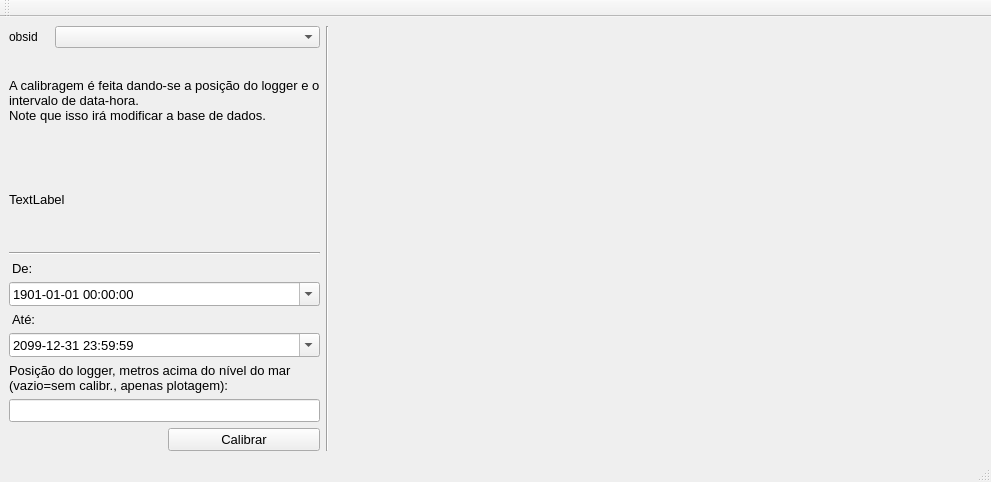
<?xml version="1.0" encoding="UTF-8"?>
<ui version="4.0">
 <class>MainWindow</class>
 <widget class="QMainWindow" name="MainWindow">
  <property name="geometry">
   <rect>
    <x>0</x>
    <y>0</y>
    <width>991</width>
    <height>482</height>
   </rect>
  </property>
  <property name="windowTitle">
   <string>Gerador de gráfico personalizado para o plugin Midvatten</string>
  </property>
  <widget class="QWidget" name="centralwidget">
   <layout class="QGridLayout" name="gridLayout_3">
    <item row="0" column="0">
     <layout class="QGridLayout" name="gridLayout_2">
      <item row="0" column="0" colspan="2">
       <layout class="QHBoxLayout" name="horizontalLayout">
        <item>
         <widget class="QLabel" name="table_QLabel">
          <property name="sizePolicy">
           <sizepolicy hsizetype="Fixed" vsizetype="Fixed">
            <horstretch>0</horstretch>
            <verstretch>0</verstretch>
           </sizepolicy>
          </property>
          <property name="minimumSize">
           <size>
            <width>40</width>
            <height>0</height>
           </size>
          </property>
          <property name="font">
           <font>
            <pointsize>9</pointsize>
           </font>
          </property>
          <property name="text">
           <string>obsid</string>
          </property>
          <property name="buddy">
           <cstring>combobox_obsid</cstring>
          </property>
         </widget>
        </item>
        <item>
         <widget class="QComboBox" name="combobox_obsid">
          <property name="sizePolicy">
           <sizepolicy hsizetype="Expanding" vsizetype="Fixed">
            <horstretch>0</horstretch>
            <verstretch>0</verstretch>
           </sizepolicy>
          </property>
          <property name="minimumSize">
           <size>
            <width>87</width>
            <height>0</height>
           </size>
          </property>
          <property name="maximumSize">
           <size>
            <width>20000</width>
            <height>16777215</height>
           </size>
          </property>
          <property name="font">
           <font>
            <pointsize>9</pointsize>
           </font>
          </property>
         </widget>
        </item>
       </layout>
      </item>
      <item row="0" column="2" rowspan="6">
       <widget class="Line" name="line">
        <property name="sizePolicy">
         <sizepolicy hsizetype="Fixed" vsizetype="Expanding">
          <horstretch>0</horstretch>
          <verstretch>0</verstretch>
         </sizepolicy>
        </property>
        <property name="minimumSize">
         <size>
          <width>0</width>
          <height>400</height>
         </size>
        </property>
        <property name="orientation">
         <enum>Qt::Vertical</enum>
        </property>
       </widget>
      </item>
      <item row="1" column="0" colspan="2">
       <widget class="QLabel" name="label_7">
        <property name="font">
         <font>
          <family>Arial</family>
          <pointsize>10</pointsize>
         </font>
        </property>
        <property name="text">
         <string>A calibragem é feita dando-se a posição do logger e o intervalo de data-hora.
Note que isso irá modificar a base de dados.</string>
        </property>
        <property name="wordWrap">
         <bool>true</bool>
        </property>
       </widget>
      </item>
      <item row="2" column="0">
       <widget class="QLabel" name="INFO">
        <property name="sizePolicy">
         <sizepolicy hsizetype="Preferred" vsizetype="Preferred">
          <horstretch>0</horstretch>
          <verstretch>0</verstretch>
         </sizepolicy>
        </property>
        <property name="font">
         <font>
          <family>Arial</family>
          <pointsize>10</pointsize>
         </font>
        </property>
        <property name="text">
         <string>TextLabel</string>
        </property>
        <property name="wordWrap">
         <bool>true</bool>
        </property>
       </widget>
      </item>
      <item row="3" column="0" colspan="2">
       <widget class="Line" name="line_2">
        <property name="sizePolicy">
         <sizepolicy hsizetype="MinimumExpanding" vsizetype="Fixed">
          <horstretch>0</horstretch>
          <verstretch>0</verstretch>
         </sizepolicy>
        </property>
        <property name="font">
         <font>
          <family>Arial</family>
          <pointsize>10</pointsize>
         </font>
        </property>
        <property name="orientation">
         <enum>Qt::Horizontal</enum>
        </property>
       </widget>
      </item>
      <item row="4" column="0" colspan="2">
       <layout class="QGridLayout" name="gridLayout">
        <item row="0" column="0">
         <widget class="QLabel" name="label_8">
          <property name="sizePolicy">
           <sizepolicy hsizetype="MinimumExpanding" vsizetype="Fixed">
            <horstretch>0</horstretch>
            <verstretch>0</verstretch>
           </sizepolicy>
          </property>
          <property name="font">
           <font>
            <family>Arial</family>
            <pointsize>10</pointsize>
           </font>
          </property>
          <property name="text">
           <string>De:</string>
          </property>
          <property name="alignment">
           <set>Qt::AlignLeading|Qt::AlignLeft|Qt::AlignVCenter</set>
          </property>
          <property name="indent">
           <number>3</number>
          </property>
         </widget>
        </item>
        <item row="1" column="0">
         <widget class="QDateTimeEdit" name="FromDateTime">
          <property name="sizePolicy">
           <sizepolicy hsizetype="MinimumExpanding" vsizetype="Fixed">
            <horstretch>0</horstretch>
            <verstretch>0</verstretch>
           </sizepolicy>
          </property>
          <property name="minimumSize">
           <size>
            <width>0</width>
            <height>0</height>
           </size>
          </property>
          <property name="font">
           <font>
            <family>Arial</family>
            <pointsize>10</pointsize>
           </font>
          </property>
          <property name="wrapping">
           <bool>false</bool>
          </property>
          <property name="frame">
           <bool>true</bool>
          </property>
          <property name="specialValueText">
           <string/>
          </property>
          <property name="keyboardTracking">
           <bool>true</bool>
          </property>
          <property name="dateTime">
           <datetime>
            <hour>0</hour>
            <minute>0</minute>
            <second>0</second>
            <year>1901</year>
            <month>1</month>
            <day>1</day>
           </datetime>
          </property>
          <property name="displayFormat">
           <string>yyyy-MM-dd HH:mm:ss</string>
          </property>
          <property name="calendarPopup">
           <bool>true</bool>
          </property>
         </widget>
        </item>
        <item row="2" column="0">
         <widget class="QLabel" name="label_9">
          <property name="sizePolicy">
           <sizepolicy hsizetype="MinimumExpanding" vsizetype="Fixed">
            <horstretch>0</horstretch>
            <verstretch>0</verstretch>
           </sizepolicy>
          </property>
          <property name="font">
           <font>
            <family>Arial</family>
            <pointsize>10</pointsize>
           </font>
          </property>
          <property name="text">
           <string>Até:</string>
          </property>
          <property name="alignment">
           <set>Qt::AlignLeading|Qt::AlignLeft|Qt::AlignVCenter</set>
          </property>
          <property name="indent">
           <number>3</number>
          </property>
         </widget>
        </item>
        <item row="3" column="0">
         <widget class="QDateTimeEdit" name="ToDateTime">
          <property name="sizePolicy">
           <sizepolicy hsizetype="MinimumExpanding" vsizetype="Fixed">
            <horstretch>0</horstretch>
            <verstretch>0</verstretch>
           </sizepolicy>
          </property>
          <property name="minimumSize">
           <size>
            <width>0</width>
            <height>0</height>
           </size>
          </property>
          <property name="font">
           <font>
            <family>Arial</family>
            <pointsize>10</pointsize>
           </font>
          </property>
          <property name="wrapping">
           <bool>false</bool>
          </property>
          <property name="frame">
           <bool>true</bool>
          </property>
          <property name="specialValueText">
           <string/>
          </property>
          <property name="keyboardTracking">
           <bool>true</bool>
          </property>
          <property name="dateTime">
           <datetime>
            <hour>23</hour>
            <minute>59</minute>
            <second>59</second>
            <year>2099</year>
            <month>12</month>
            <day>31</day>
           </datetime>
          </property>
          <property name="displayFormat">
           <string>yyyy-MM-dd HH:mm:ss</string>
          </property>
          <property name="calendarPopup">
           <bool>true</bool>
          </property>
         </widget>
        </item>
        <item row="4" column="0">
         <widget class="QLabel" name="label_11">
          <property name="font">
           <font>
            <family>Arial</family>
            <pointsize>10</pointsize>
           </font>
          </property>
          <property name="text">
           <string>Posição do logger, metros acima do nível do mar
(vazio=sem calibr., apenas plotagem):</string>
          </property>
          <property name="wordWrap">
           <bool>true</bool>
          </property>
         </widget>
        </item>
        <item row="5" column="0">
         <widget class="QLineEdit" name="LoggerPos">
          <property name="sizePolicy">
           <sizepolicy hsizetype="MinimumExpanding" vsizetype="Fixed">
            <horstretch>0</horstretch>
            <verstretch>0</verstretch>
           </sizepolicy>
          </property>
          <property name="minimumSize">
           <size>
            <width>0</width>
            <height>0</height>
           </size>
          </property>
          <property name="font">
           <font>
            <family>Arial</family>
            <pointsize>10</pointsize>
           </font>
          </property>
          <property name="inputMethodHints">
           <set>Qt::ImhPreferNumbers</set>
          </property>
         </widget>
        </item>
       </layout>
      </item>
      <item row="5" column="1">
       <widget class="QPushButton" name="pushButton">
        <property name="sizePolicy">
         <sizepolicy hsizetype="Preferred" vsizetype="Fixed">
          <horstretch>0</horstretch>
          <verstretch>0</verstretch>
         </sizepolicy>
        </property>
        <property name="font">
         <font>
          <family>Arial</family>
          <pointsize>10</pointsize>
         </font>
        </property>
        <property name="text">
         <string>Calibrar</string>
        </property>
       </widget>
      </item>
     </layout>
    </item>
    <item row="0" column="1">
     <widget class="QWidget" name="widgetPlot" native="true">
      <property name="sizePolicy">
       <sizepolicy hsizetype="Expanding" vsizetype="Expanding">
        <horstretch>0</horstretch>
        <verstretch>0</verstretch>
       </sizepolicy>
      </property>
      <property name="minimumSize">
       <size>
        <width>300</width>
        <height>100</height>
       </size>
      </property>
      <layout class="QGridLayout" name="gridLayout_5">
       <item row="0" column="0">
        <layout class="QVBoxLayout" name="layoutplot"/>
       </item>
      </layout>
     </widget>
    </item>
   </layout>
  </widget>
  <widget class="QMenuBar" name="menubar">
   <property name="geometry">
    <rect>
     <x>0</x>
     <y>0</y>
     <width>991</width>
     <height>27</height>
    </rect>
   </property>
  </widget>
  <widget class="QStatusBar" name="statusbar"/>
  <widget class="QToolBar" name="toolBar">
   <property name="windowTitle">
    <string>toolBar</string>
   </property>
   <attribute name="toolBarArea">
    <enum>TopToolBarArea</enum>
   </attribute>
   <attribute name="toolBarBreak">
    <bool>false</bool>
   </attribute>
  </widget>
 </widget>
 <resources/>
 <connections/>
</ui>
